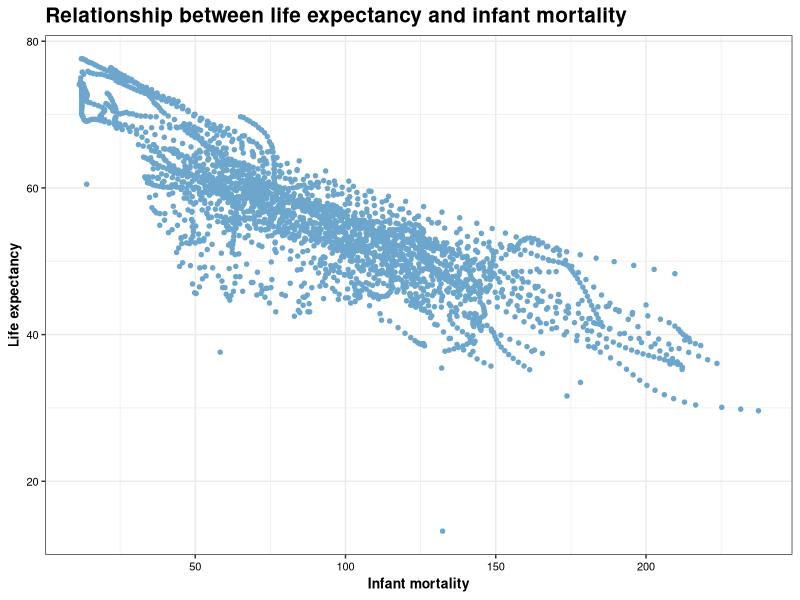
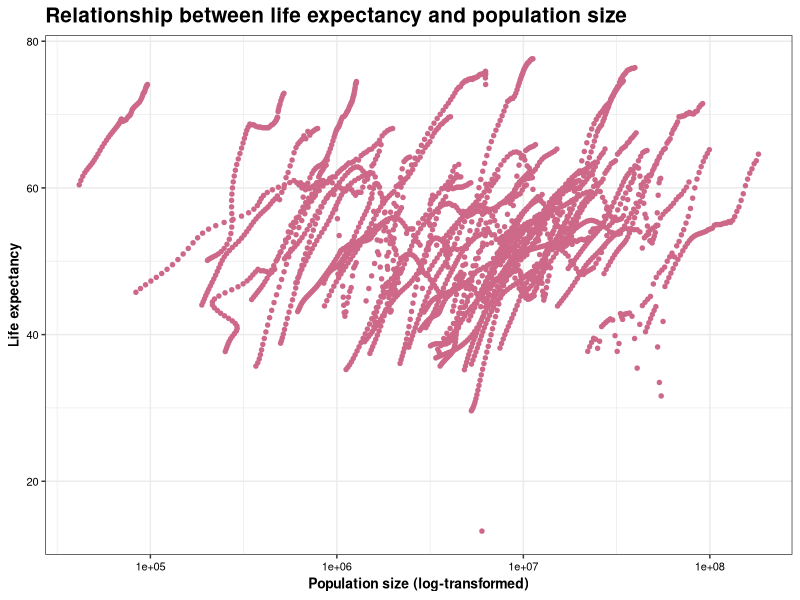
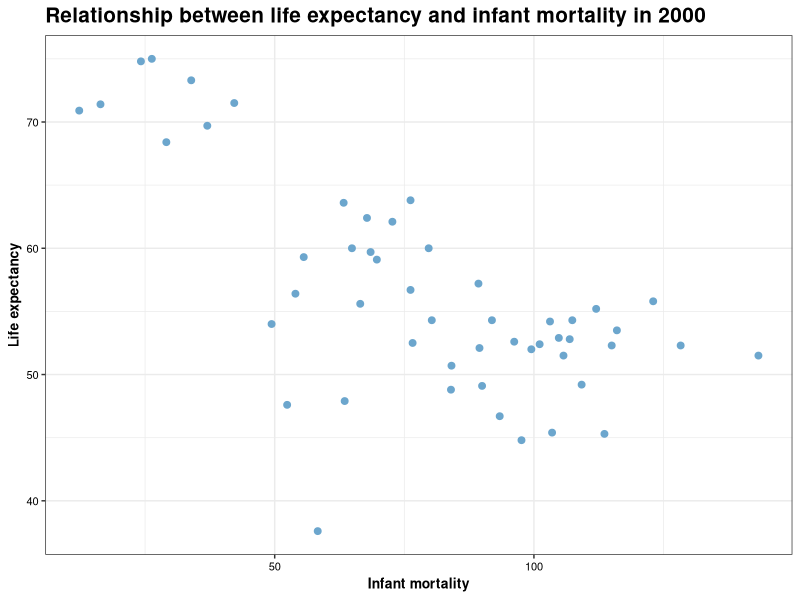
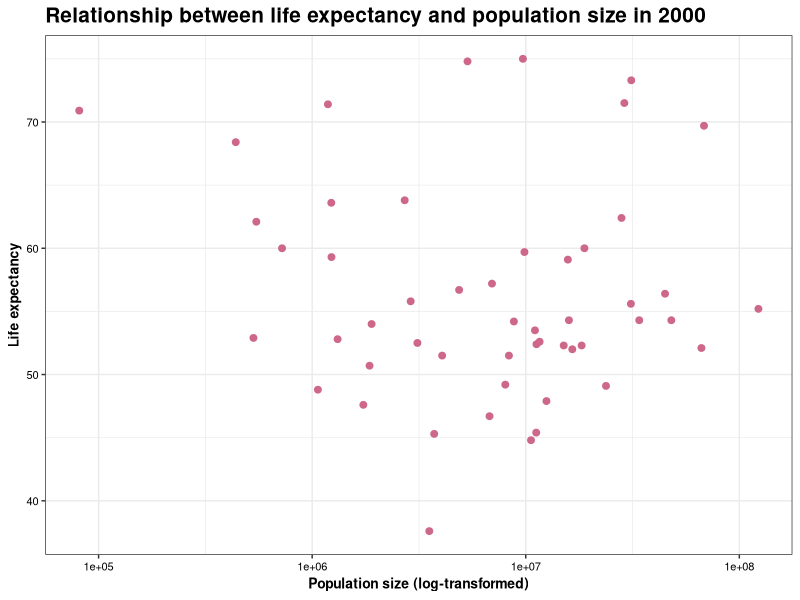

Recreate these plots in R, in order.
## ---- chunk 1
# Load required package
library(dslabs) # This package has the gapminder dataset
library(tidyverse)
library(ggplot2)

# Look at help file for gapminder data
help(gapminder)
## ---- chunk 2
# Determine the type of gapminder
class(gapminder)

# Get an overview of data structure: whole dataset
str(gapminder)

# Get a summary of data: whole dataset
summary(gapminder)
## ---- chunk 3
# Filter observations from Africa
africadata <- gapminder %>% filter(continent=="Africa")
## ---- chunk 4
# Get an overview of data structure: africadata
str(africadata)

# Get a summary of data: africadata
summary(africadata)
## ---- chunk 5
# New dataset inf_life: infant_mortality & life_expectancy
inf_life <- africadata %>% select(infant_mortality, life_expectancy)

# New dataset pop_life: population & life_expectancy
pop_life <- africadata %>% select(population, life_expectancy)
## ---- chunk 6
# Get an overview of data structure: inf_life
str(inf_life)
# Get a summary of data: inf_life
summary(inf_life)

# Get an overview of data structure: pop_life
str(pop_life)
# Get a summary of data: pop_life
summary(pop_life)
## ---- chunk 7
# Scatterplot for life_expectancy ~ infant_mortality
p_inf_life <- ggplot(inf_life, aes(x=infant_mortality, y=life_expectancy))+
  geom_point(color="skyblue3", size=1.2)+
  theme_bw()+
  labs(title="Relationship between life expectancy and infant mortality", 
       x="Infant mortality", y="Life expectancy")+
  theme(axis.title.x=element_text(size=10, color="black", face="bold"),
        axis.title.y=element_text(size=10, color="black", face="bold"),
        axis.text.x=element_text(color="black", size=8),
        axis.text.y=element_text(color="black", size=8),
        plot.title=element_text(size=15, color="black", face="bold"))
p_inf_life
## ---- chunk 8
# Scatterplot for life_expectancy ~ population
p_pop_life <- ggplot(pop_life, aes(x=population, y=life_expectancy))+
  geom_point(color="palevioletred3", size=1.2)+
  scale_x_log10()+ # To make the X-axis log-transformed
  theme_bw()+
  labs(title="Relationship between life expectancy and population size", 
       x="Population size (log-transformed)", y="Life expectancy")+
  theme(axis.title.x=element_text(size=10, color="black", face="bold"),
        axis.title.y=element_text(size=10, color="black", face="bold"),
        axis.text.x=element_text(color="black", size=8),
        axis.text.y=element_text(color="black", size=8),
        plot.title=element_text(size=15, color="black", face="bold"))
p_pop_life
## ---- chunk 9
# Get an overview of data structure: africadata
str(africadata)

# Get a summary of data: africadata
summary(africadata)
## ---- chunk 10
# Total number of NAs in infant_mortality from africadata
sum(is.na(africadata$infant_mortality))

# Count the number of NAs in infant_mortality by year
table_NA <- africadata %>% 
  group_by(year) %>% 
  summarize(count_NA=sum(is.na(infant_mortality)))
t(table_NA) # Transpose the table since it's too long
## ---- chunk 11
# Filter observations in 2000 from africadata
africadata2000 <- africadata %>% filter(year==2000)

# Get an overview of data structure: africadata
str(africadata2000)

# Get a summary of data: africadata
summary(africadata2000)
## ---- chunk 12
# New dataset inf_life of 2000: infant_mortality & life_expectancy
inf_life2000 <- africadata2000 %>% select(infant_mortality, life_expectancy)

# New dataset pop_life of 2000: population & life_expectancy
pop_life2000 <- africadata2000 %>% select(population, life_expectancy)
## ---- chunk 13
# Scatterplot for life_expectancy ~ infant_mortality of year 2000
p_inf_life2 <- ggplot(inf_life2000, aes(x=infant_mortality, y=life_expectancy))+
  geom_point(color="skyblue3", size=2)+
  theme_bw()+
  labs(title="Relationship between life expectancy and infant mortality in 2000", 
       x="Infant mortality", y="Life expectancy")+
  theme(axis.title.x=element_text(size=10, color="black", face="bold"),
        axis.title.y=element_text(size=10, color="black", face="bold"),
        axis.text.x=element_text(color="black", size=8),
        axis.text.y=element_text(color="black", size=8),
        plot.title=element_text(size=15, color="black", face="bold"))
p_inf_life2

# Scatterplot for life_expectancy ~ population of year 2000
p_pop_life2 <- ggplot(pop_life2000, aes(x=population, y=life_expectancy))+
  geom_point(color="palevioletred3", size=2)+
  scale_x_log10()+ # To make the X-axis log-transformed
  theme_bw()+
  labs(title="Relationship between life expectancy and population size in 2000", 
       x="Population size (log-transformed)", y="Life expectancy")+
  theme(axis.title.x=element_text(size=10, color="black", face="bold"),
        axis.title.y=element_text(size=10, color="black", face="bold"),
        axis.text.x=element_text(color="black", size=8),
        axis.text.y=element_text(color="black", size=8),
        plot.title=element_text(size=15, color="black", face="bold"))
p_pop_life2
## ---- chunk 14
# Linear regression: life_expectancy ~ infant_mortality
fit1 <- lm(life_expectancy ~ infant_mortality, data=inf_life2000)
summary(fit1) # Output the fitting result
## ---- chunk 15
# Log-transformation for population size
pop_life2000$log_population <- log(pop_life2000$population, 10)

# Linear regression: life_expectancy ~ log_population
fit2 <- lm(life_expectancy ~ log_population, data=pop_life2000)
summary(fit2) # Output the fitting result
